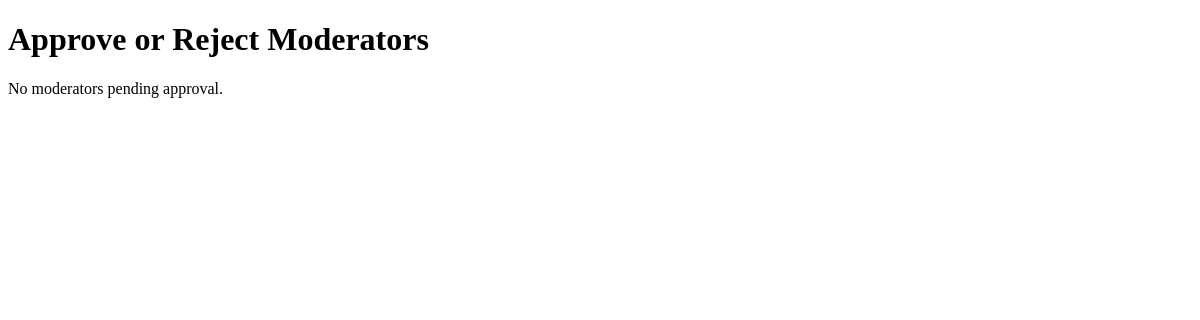
Page /accounts/approve-moderators/ (signed in) on the earlier database version.
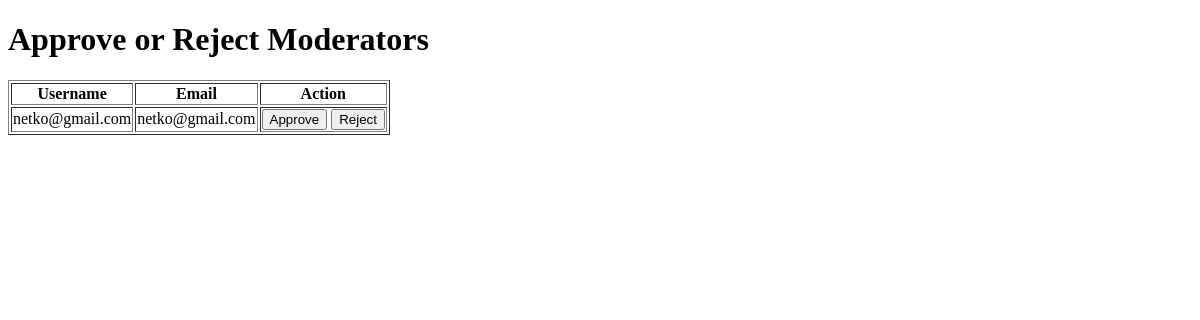
Same page on the later database version.
### accounts/models.py (models this page shows, shortened)
class UserProfile(models.Model):
    USER_TYPES = [
        ('regular', 'Regular'),
        ('moderator', 'Moderator'),
        ('admin', 'Admin'),
    ]
    APPROVAL_STATUS = [
        ('pending', 'Pending'),
        ('approved', 'Approved'),
        ('rejected', 'Rejected'),
    ]
    user = models.OneToOneField(User, on_delete=models.CASCADE, related_name='profile')
    user_type = models.CharField(max_length=10, choices=USER_TYPES, default='regular')
    approval_status = models.CharField(max_length=10, choices=APPROVAL_STATUS, default='pending')

### accounts/views.py (the view, shortened to what this page needs)
# urls.py: path('approve-moderators/', views.approve_moderators, name='approve_moderators'),
@staff_member_required
def approve_moderators(request):
    pending_moderators = UserProfile.objects.filter(user_type='moderator', approval_status='pending')
    return render(request, 'accounts/approve_moderators.html', {'pending_moderators': pending_moderators})

### accounts/templates/accounts/approve_moderators.html (shortened to what this page needs)
<!DOCTYPE html>
<html lang="en">
<head>
</head>
<body>
    <h1>Approve or Reject Moderators</h1>
    {% if pending_moderators %}
        <table border="1">
            <tr>
                <th>Username</th>
                <th>Email</th>
                <th>Action</th>
            </tr>
            {% for profile in pending_moderators %}
                <tr>
                    <td>{{ profile.user.username }}</td>
                    <td>{{ profile.user.email }}</td>
                    <td>
                        <form method="POST">
                            <button type="submit" name="action" value="approve">Approve</button>
                            <button type="submit" name="action" value="reject">Reject</button>
                        </form>
                    </td>
                </tr>
            {% endfor %}
        </table>
    {% else %}
        <p>No moderators pending approval.</p>
    {% endif %}
</body>
</html>

Differences in the rows shown:
added UserProfile: user.username "netko@gmail.com", user.email "netko@gmail.com"
Other differences:
text no longer shown: "No moderators pending approval."
text now shown: "Username Email Action"
